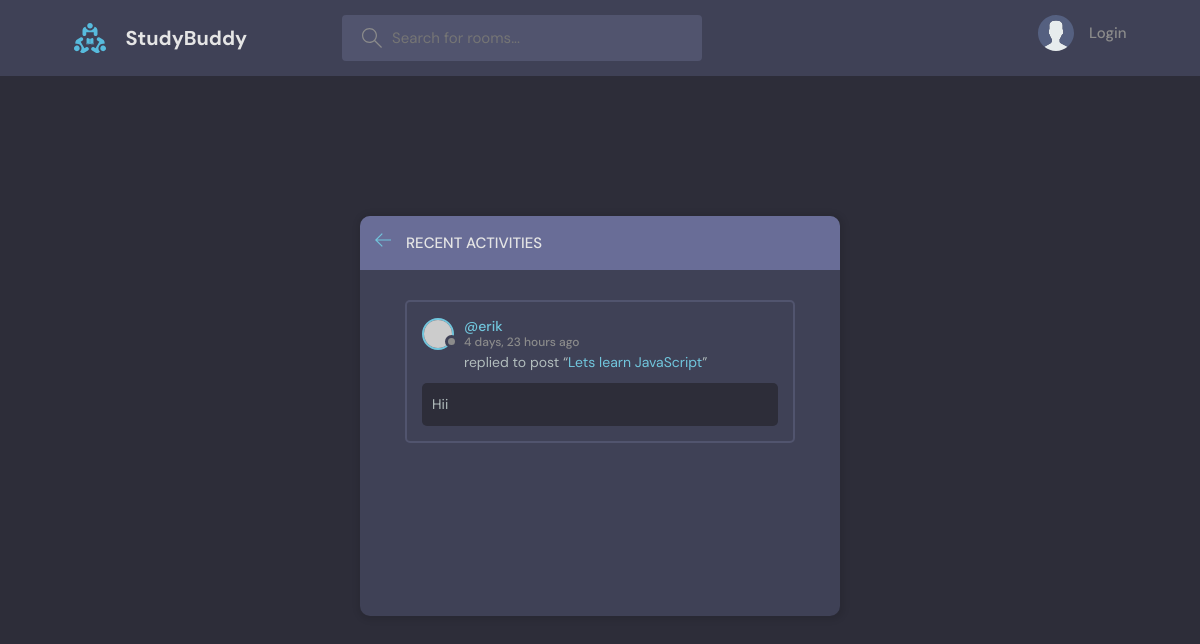
Page /activity/ on the earlier database version.
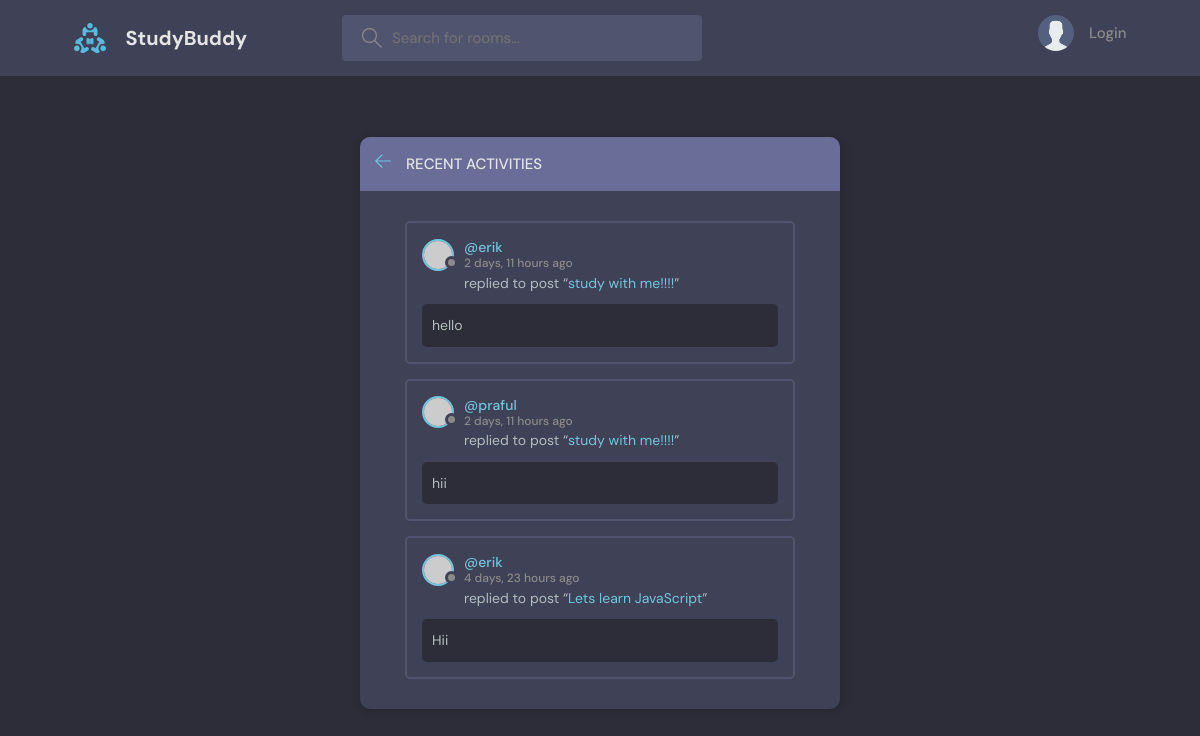
Same page on the later database version.
### base/models.py (models this page shows, shortened)
class Message(models.Model):
    user = models.ForeignKey(User, on_delete=models.CASCADE)
    room = models.ForeignKey(Room, on_delete=models.CASCADE)
    body = models.TextField()
    updated = models.DateTimeField(auto_now=True)
    created = models.DateTimeField(auto_now_add=True)
    class Meta:
        ordering = ['-updated', '-created']

class Room(models.Model):
    host = models.ForeignKey(User, on_delete=models.SET_NULL, null=True)
    topic = models.ForeignKey(Topic, on_delete=models.SET_NULL, null=True)
    name = models.CharField(max_length=200)
    description = models.TextField(null=True, blank=True)
    participents = models.ManyToManyField(
        User, related_name='participents', blank=True)
    updated = models.DateTimeField(auto_now=True)
    created = models.DateTimeField(auto_now_add=True)
    class Meta:
        ordering = ['-updated', '-created']
    def __str__(self):
        return self.name

### base/views.py (the view)
# urls.py: path('activity/', activityPage, name='activity'),
def activityPage(request):
    room_messages = Message.objects.all()
    return render(request, 'base/activity.html', {'room_messages': room_messages})

### base/templates/base/activity.html (shortened to what this page needs)
{% extends 'main.html' %}
{% block content %}
<main class="layout">
  <div class="container">
    <div class="layout__box">
      <div class="layout__boxHeader">
        <div class="layout__boxTitle">
          <a href="{% url 'home' %}">
            <svg version="1.1" xmlns="http://www.w3.org/2000/svg" width="32" height="32" viewBox="0 0 32 32">
              <title>arrow-left</title>
              <path
                d="M13.723 2.286l-13.723 13.714 13.719 13.714 1.616-1.611-10.96-10.96h27.625v-2.286h-27.625l10.965-10.965-1.616-1.607z">
              </path>
            </svg>
          </a>
          <h3>Recent Activities</h3>
        </div>
      </div>
      <div class="activities-page layout__body">
        {% for message in room_messages %}
        <div class="activities__box">
          <div class="activities__boxHeader roomListRoom__header">
            <a href="{% url 'user-profile' message.user.id %}" class="roomListRoom__author">
              <div class="avatar avatar--small">
                <img src="https://randomuser.me/api/portraits/women/11.jpg" />
              </div>
              <p>
                @{{message.user}}
                <span>{{message.created|timesince}} ago</span>
              </p>
            </a>
          </div>
          <div class="activities__boxContent">
            <p>replied to post “<a href="{% url 'room' message.room.id %}">{{message.room}}</a>”</p>
            <div class="activities__boxRoomContent">
              {{message.body}}
            </div>
          </div>
        </div>
        {% endfor %}
      </div>
    </div>
  </div>
</main>
{% endblock content %}

Differences in the rows shown:
added Message: user "erik", created "2 days, 11 hours", room "study with me!!!!", body "hello"
added Message: user "praful", created "2 days, 11 hours", room "study with me!!!!", body "hii"
